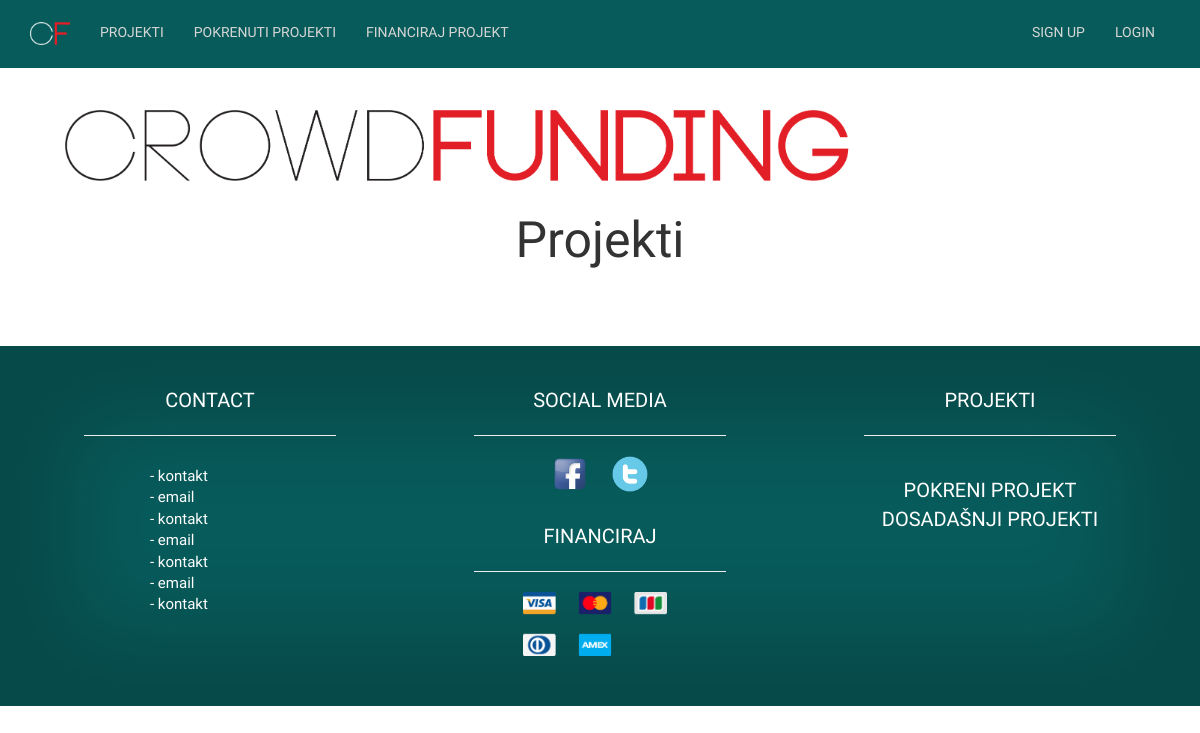
The page /projekt/projekti.php on the database as committed earlier.
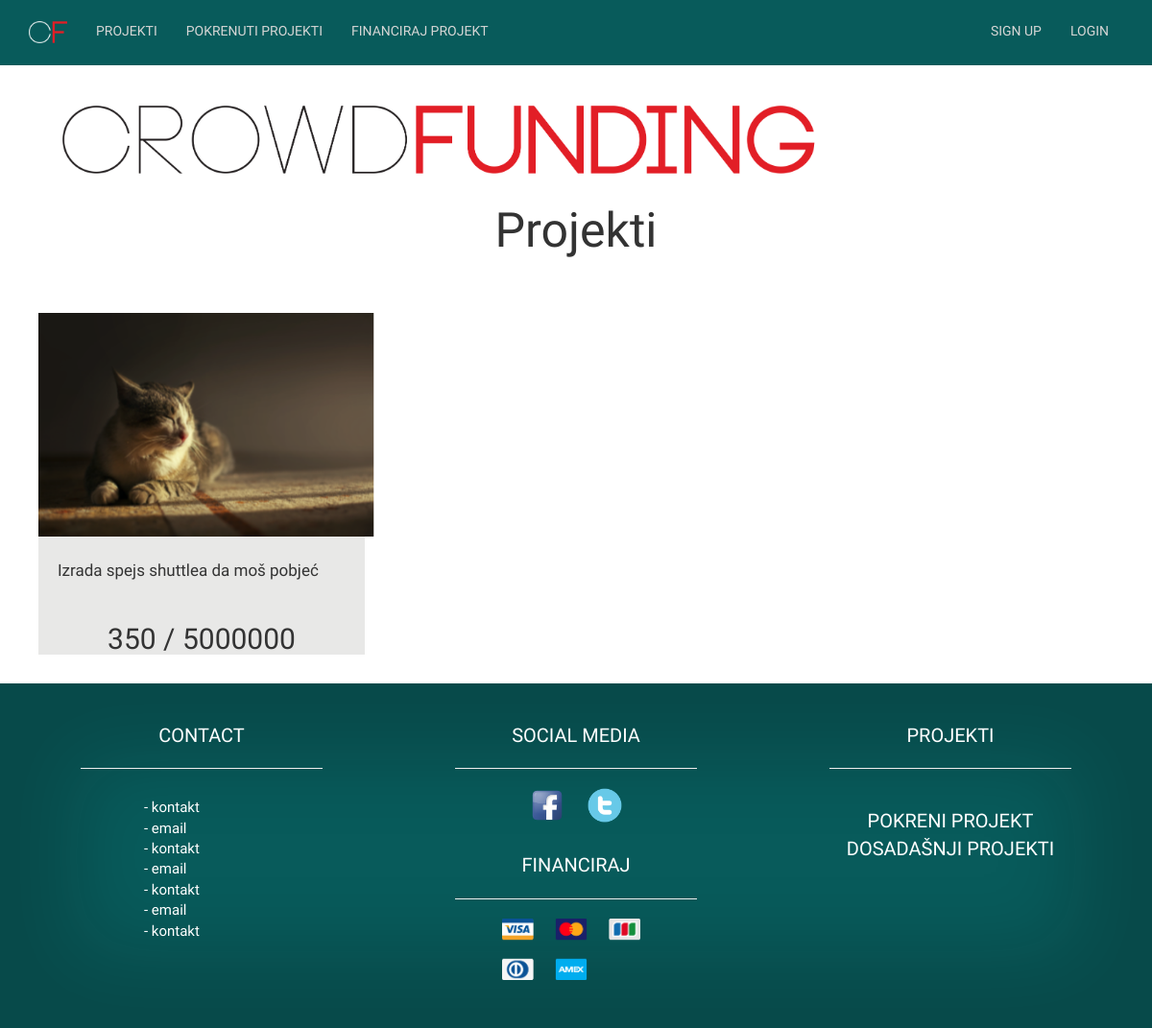
The same page on the database as committed later.
### tables this page shows
create table galerija (
projekt int not null primary key,
naslovna varchar(100) not null,
video varchar(150),
slika1 varchar(100),
slika2 varchar(100),
slika3 varchar(100),
slika4 varchar(100),
slika5 varchar(100)
);

create table projekt (
sifra int not null primary key auto_increment,
naziv varchar(70) not null,
kratki_opis varchar(100) not null,
detaljan_opis varchar(8000) not null,
ziro_racun varchar(21) not null,
rok datetime not null,
kategorija int not null,
pokretac int not null,
cilj varchar(10) not null,
cilj2 varchar(10),
cilj3 varchar(10),
cilj4 varchar(10),
cilj5 varchar(10)
);

### konfiguracija.php (called while the page is built, shortened)
<?php
$put="/NFY-Priprema/";

### projekt/projekti.php (the view)
<?php 	include_once '../konfiguracija.php';
$projekti = $con->prepare("select * from projekt inner join galerija on projekt.sifra=galerija.projekt ");
$projekti->bindValue(":operater", $_SESSION["autoriziran"]);
$projekti->execute();
$projects = $projekti->fetchAll(PDO::FETCH_OBJ);
?>
<!doctype html>
<html>
<head>
	<?php 	include_once '../head.php';  ?>
	</head>
<body>
	<?php
	include_once '../nav.php';
	 ?>
<img src="<?php echo $put;?>slike/naziv.png" class="naziv" />
<p style="text-align:center;font-size:50px;margin-bottom:50px;">Projekti</p>
<div class="row">
<?php foreach($projects as $pro):?>
	<div class="col-md-4">
		<div class="uspj">
			<a href="<?php echo $put;?>projekt/projekt.php?p=<?php echo $pro->sifra;?>">
				<img src="<?php echo $put . $pro->naslovna; ?>" alt="<?php echo $pro->naziv;?> - naslovna" class="uspj1" />
			</a>
			<p><?php echo $pro->kratki_opis;?></p>
			<?php
				$prikupljeno = $con->prepare("select SUM(iznos) from uplata where projekt=:projekt;");
				$prikupljeno->bindValue(":projekt", $pro->sifra);
				$prikupljeno->execute();
				$sum = $prikupljeno->fetch(PDO::FETCH_NUM);
			?>
			<h2 style="text-align: center;"> <?php echo $sum[0];?> / <?php echo $pro->cilj;?> </h2>
		</div>
	</div>
<?php endforeach;?>
</div>
<?php
include_once '../footer.php';
?>
</body>
</html>

### head.php (shortened to what this page needs)
<link href="<?php echo $put ?>css/bootstrap.min.css" rel="stylesheet" />
<link href="<?php echo $put ?>css/style.css" rel="stylesheet" />

### nav.php (shortened to what this page needs)
<?php 	include_once 'head.php';  ?>
<nav class="navbar navbar-fixed-top">
  <div class="container-fluid">
    <div class="collapse navbar-collapse" id="bs-example-navbar-collapse-1">
      <ul class="nav navbar-nav">
              <li class="navbar-text"><a href="<?php echo $put ?>index.php">
              <img src="<?php echo $put ?>slike/cflogo.png" alt="cflogo" style="max-width:40px" /></a></li>
         <li class="navbar-text"><a href="<?php echo $put ?>projekt/projekti.php">PROJEKTI</a></li>
<li class="navbar-text"><a href="<?php echo $put ?>projekt/pokrenutipro.php">POKRENUTI PROJEKTI</a></li>
<li class="navbar-text"><a href="<?php echo $put ?>projekt/financirajpro.php">FINANCIRAJ PROJEKT</a></li>
      </ul>
      <ul class="nav navbar-nav navbar-right">
	  <?php if(!isset($_SESSION["autoriziran"])):?>
        <li class="navbar-text"><a href="<?php echo $put ?>user/formaRegistracija.php">SIGN UP</a></li>
		<li class="navbar-text"><a href="<?php echo $put ?>user/formaPrijava.php">LOGIN</a></li>
	  <?php else:?>
		<li class="navbar-text"><a href="<?php echo $put ?>user/profil.php?u=<?php echo $_SESSION["autoriziran"];?>">PROFIL</a></li>
		<li class="navbar-text"><a href="<?php echo $put ?>odjava.php">ODJAVA</a></li>
	  <?php endif;?>
      </ul>
    </div>
  </div>
</nav>

### footer.php
<footer class="fixed-bottom">
<div class="container">
			<div class="row">
			<div class="col-md-4">
				<div class="fut">CONTACT</div>
				<hr style="color:#d6d6d5;width:70%;" />
				<div style="color:white;font-size: 15px;margin-top: 30px;margin-left:120px">
				- kontakt<br />
				- email<br />
				- kontakt<br />
				- email<br />
				- kontakt<br />
				- email<br />
				- kontakt</div>
			</div>
			<div class="col-md-4">
				<div class="fut">SOCIAL MEDIA</div>
				<hr style="color:#d6d6d5;width:70%;" />
				<div style="text-align:center;">
				<img src="<?php echo $put ?>slike/social_facebook_box_blue.png" style="width:10%;margin-right:10px;" />
				<img src="<?php echo $put ?>slike/Twitter.png" style="width:10%;margin-left:10px;" /></div>
				<br />
				<div class="fut" style="margin-top:10px">FINANCIRAJ</div>
				<hr style="color:#d6d6d5;width:70%;" />
					<div style="text-align:center;">
				<img src="<?php echo $put ?>slike/credit-card.png" style="width:40%;margin-right:10px;" />
			</div>
			</div>
			<div class="col-md-4">
				<div class="fut">PROJEKTI</div>
				<hr style="color:#d6d6d5;width:70%;" />
				<div class="fut">POKRENI PROJEKT
				<br />
				DOSADAŠNJI PROJEKTI</div>
			</div>
				</div>
	</div>
	</footer>

### css/style.css (style rules this page uses)
body { font-family: 'Work Sans', sans-serif; font-weight: 200; overflow-x: hidden; }
.navbar { background-color: #085b5b; }
.nav > li > a { position: relative; display: block; padding: 0; padding-top: 7px; padding-bottom:7px; color:#d6d6d5; }
.navbar-right { float: right !important; margin-right: 15px; }
footer { margin-top: 20px; padding-bottom: 10px; background-color: #085b5b; color: #d13423; padding-bottom:50px; -webkit-box-shadow: inset 0 0 80px 80px rgba(8,9,9,0.2); -moz-box-shadow: inset 0 0 80px 80px rgba(8,9,9,0.2); box-shadow: inset 0 0 80px 80px rgba(8,9,9,0.2); }
.fut { color: white; text-align: center; font-size: 20px; margin-top: 40px; }
.uspj { max-width: 350px; margin-left: 40px; background-color: #e8e8e7; }
.uspj p { margin: 20px; font-size: 17px; padding-bottom: 20px; line-height: 30px }
.uspj a { color: #e01e25; text-decoration: none; }
.uspj1 { max-width: 350px; }
.naziv { max-width: 70%; margin-top: 80px; margin-left: 50px; }

Rows that differ between the two databases and show on the page:
added galerija: naslovna (picture), projekt.kratki_opis "Izrada spejs shuttlea da moš pobjeć", sum "350", projekt.cilj "5000000"
